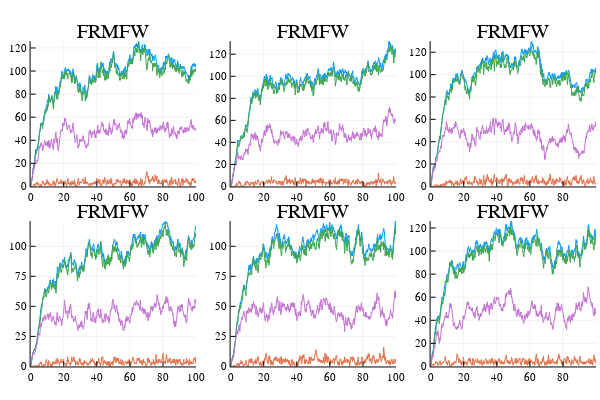

Notebook code for this chart:
### Markdown cell above
# Plot solutions by each method

### Code cell
methods = (Direct(),DirectFW(),FRM(),FRMFW(),SortingDirect(),NRM())
legs    = [typeof(method) for method in methods]
shortlabels = [string(leg)[12:end] for leg in legs]
jprob   = prob_jump_multistate
prob    = jprob.discrete_prob
tf      = jprob.tstop
rn      = jprob.network
varlegs = ["A_P", "A_bound_P", "A_unbound_P", "RLA_P"]
varsyms = [
    [:S7,:S8,:S9], 
    [:S9],
    [:S7,:S8],
    [:S7]
]
varidxs = []
for vars in varsyms
    push!(varidxs, [findfirst(rn.syms, sym) for sym in vars])
end
p = []
for (i,method) in enumerate(methods)
    jump_prob = JumpProblem(prob, method, rn, save_positions=(false,false))
    sol = solve(jump_prob, SSAStepper(), saveat=tf/1000.)
    solv = zeros(1001,4)
    for (i,varidx) in enumerate(varidxs)
        solv[:,i] = sum(sol[varidx,:],1)
    end
    if i < length(methods)
        push!(p, plot(sol.t,solv,title=shortlabels[i],legend=false))
    else
        push!(p, plot(sol.t,solv,title=shortlabels[i],legend=true,labels=varlegs))
    end
end
plot(p...,format=:svg)

### Figure 1 — Plotly figure (JSON) as saved in the notebook; plotly's stock layout.template omitted (floating-point values rounded to 4 significant figures; data arrays with more than 128 entries replaced by an {"elided": "..."} marker saying what was removed)
{"data": [{"colorbar": {"title": ""}, "line": {"color": "rgba(0, 154, 250, 1.000)", "dash": "solid", "shape": "linear", "width": 1}, "mode": "lines", "name": "y1", "showlegend": true, "type": "scatter", "x": {"elided": "1001 float values"}, "xaxis": "x1", "y": {"elided": "1001 int values"}, "yaxis": "y1"}, {"colorbar": {"title": ""}, "line": {"color": "rgba(227, 111, 71, 1.000)", "dash": "solid", "shape": "linear", "width": 1}, "mode": "lines", "name": "y2", "showlegend": true, "type": "scatter", "x": {"elided": "1001 float values"}, "xaxis": "x1", "y": {"elided": "1001 int values"}, "yaxis": "y1"}, {"colorbar": {"title": ""}, "line": {"color": "rgba(62, 164, 78, 1.000)", "dash": "solid", "shape": "linear", "width": 1}, "mode": "lines", "name": "y3", "showlegend": true, "type": "scatter", "x": {"elided": "1001 float values"}, "xaxis": "x1", "y": {"elided": "1001 int values"}, "yaxis": "y1"}, {"colorbar": {"title": ""}, "line": {"color": "rgba(195, 113, 210, 1.000)", "dash": "solid", "shape": "linear", "width": 1}, "mode": "lines", "name": "y4", "showlegend": true, "type": "scatter", "x": {"elided": "1001 float values"}, "xaxis": "x1", "y": {"elided": "1001 int values"}, "yaxis": "y1"}, {"colorbar": {"title": ""}, "line": {"color": "rgba(0, 154, 250, 1.000)", "dash": "solid", "shape": "linear", "width": 1}, "mode": "lines", "name": "y1", "showlegend": true, "type": "scatter", "x": {"elided": "1001 float values"}, "xaxis": "x2", "y": {"elided": "1001 int values"}, "yaxis": "y2"}, {"colorbar": {"title": ""}, "line": {"color": "rgba(227, 111, 71, 1.000)", "dash": "solid", "shape": "linear", "width": 1}, "mode": "lines", "name": "y2", "showlegend": true, "type": "scatter", "x": {"elided": "1001 float values"}, "xaxis": "x2", "y": {"elided": "1001 int values"}, "yaxis": "y2"}, {"colorbar": {"title": ""}, "line": {"color": "rgba(62, 164, 78, 1.000)", "dash": "solid", "shape": "linear", "width": 1}, "mode": "lines", "name": "y3", "showlegend": true, "type": "scatter", "x": {"elided": "1001 float values"}, "xaxis": "x2", "y": {"elided": "1001 int values"}, "yaxis": "y2"}, {"colorbar": {"title": ""}, "line": {"color": "rgba(195, 113, 210, 1.000)", "dash": "solid", "shape": "linear", "width": 1}, "mode": "lines", "name": "y4", "showlegend": true, "type": "scatter", "x": {"elided": "1001 float values"}, "xaxis": "x2", "y": {"elided": "1001 int values"}, "yaxis": "y2"}, {"colorbar": {"title": ""}, "line": {"color": "rgba(0, 154, 250, 1.000)", "dash": "solid", "shape": "linear", "width": 1}, "mode": "lines", "name": "y1", "showlegend": true, "type": "scatter", "x": {"elided": "1001 float values"}, "xaxis": "x3", "y": {"elided": "1001 int values"}, "yaxis": "y3"}, {"colorbar": {"title": ""}, "line": {"color": "rgba(227, 111, 71, 1.000)", "dash": "solid", "shape": "linear", "width": 1}, "mode": "lines", "name": "y2", "showlegend": true, "type": "scatter", "x": {"elided": "1001 float values"}, "xaxis": "x3", "y": {"elided": "1001 int values"}, "yaxis": "y3"}, {"colorbar": {"title": ""}, "line": {"color": "rgba(62, 164, 78, 1.000)", "dash": "solid", "shape": "linear", "width": 1}, "mode": "lines", "name": "y3", "showlegend": true, "type": "scatter", "x": {"elided": "1001 float values"}, "xaxis": "x3", "y": {"elided": "1001 int values"}, "yaxis": "y3"}, {"colorbar": {"title": ""}, "line": {"color": "rgba(195, 113, 210, 1.000)", "dash": "solid", "shape": "linear", "width": 1}, "mode": "lines", "name": "y4", "showlegend": true, "type": "scatter", "x": {"elided": "1001 float values"}, "xaxis": "x3", "y": {"elided": "1001 int values"}, "yaxis": "y3"}, {"colorbar": {"title": ""}, "line": {"color": "rgba(0, 154, 250, 1.000)", "dash": "solid", "shape": "linear", "width": 1}, "mode": "lines", "name": "y1", "showlegend": true, "type": "scatter", "x": {"elided": "1001 float values"}, "xaxis": "x4", "y": {"elided": "1001 int values"}, "yaxis": "y4"}, {"colorbar": {"title": ""}, "line": {"color": "rgba(227, 111, 71, 1.000)", "dash": "solid", "shape": "linear", "width": 1}, "mode": "lines", "name": "y2", "showlegend": true, "type": "scatter", "x": {"elided": "1001 float values"}, "xaxis": "x4", "y": {"elided": "1001 int values"}, "yaxis": "y4"}, {"colorbar": {"title": ""}, "line": {"color": "rgba(62, 164, 78, 1.000)", "dash": "solid", "shape": "linear", "width": 1}, "mode": "lines", "name": "y3", "showlegend": true, "type": "scatter", "x": {"elided": "1001 float values"}, "xaxis": "x4", "y": {"elided": "1001 int values"}, "yaxis": "y4"}, {"colorbar": {"title": ""}, "line": {"color": "rgba(195, 113, 210, 1.000)", "dash": "solid", "shape": "linear", "width": 1}, "mode": "lines", "name": "y4", "showlegend": true, "type": "scatter", "x": {"elided": "1001 float values"}, "xaxis": "x4", "y": {"elided": "1001 int values"}, "yaxis": "y4"}, {"colorbar": {"title": ""}, "line": {"color": "rgba(0, 154, 250, 1.000)", "dash": "solid", "shape": "linear", "width": 1}, "mode": "lines", "name": "y1", "showlegend": true, "type": "scatter", "x": {"elided": "1001 float values"}, "xaxis": "x5", "y": {"elided": "1001 int values"}, "yaxis": "y5"}, {"colorbar": {"title": ""}, "line": {"color": "rgba(227, 111, 71, 1.000)", "dash": "solid", "shape": "linear", "width": 1}, "mode": "lines", "name": "y2", "showlegend": true, "type": "scatter", "x": {"elided": "1001 float values"}, "xaxis": "x5", "y": {"elided": "1001 int values"}, "yaxis": "y5"}, {"colorbar": {"title": ""}, "line": {"color": "rgba(62, 164, 78, 1.000)", "dash": "solid", "shape": "linear", "width": 1}, "mode": "lines", "name": "y3", "showlegend": true, "type": "scatter", "x": {"elided": "1001 float values"}, "xaxis": "x5", "y": {"elided": "1001 int values"}, "yaxis": "y5"}, {"colorbar": {"title": ""}, "line": {"color": "rgba(195, 113, 210, 1.000)", "dash": "solid", "shape": "linear", "width": 1}, "mode": "lines", "name": "y4", "showlegend": true, "type": "scatter", "x": {"elided": "1001 float values"}, "xaxis": "x5", "y": {"elided": "1001 int values"}, "yaxis": "y5"}, {"colorbar": {"title": ""}, "line": {"color": "rgba(0, 154, 250, 1.000)", "dash": "solid", "shape": "linear", "width": 1}, "mode": "lines", "name": "y1", "showlegend": true, "type": "scatter", "x": {"elided": "1001 float values"}, "xaxis": "x6", "y": {"elided": "1001 int values"}, "yaxis": "y6"}, {"colorbar": {"title": ""}, "line": {"color": "rgba(227, 111, 71, 1.000)", "dash": "solid", "shape": "linear", "width": 1}, "mode": "lines", "name": "y2", "showlegend": true, "type": "scatter", "x": {"elided": "1001 float values"}, "xaxis": "x6", "y": {"elided": "1001 int values"}, "yaxis": "y6"}, {"colorbar": {"title": ""}, "line": {"color": "rgba(62, 164, 78, 1.000)", "dash": "solid", "shape": "linear", "width": 1}, "mode": "lines", "name": "y3", "showlegend": true, "type": "scatter", "x": {"elided": "1001 float values"}, "xaxis": "x6", "y": {"elided": "1001 int values"}, "yaxis": "y6"}, {"colorbar": {"title": ""}, "line": {"color": "rgba(195, 113, 210, 1.000)", "dash": "solid", "shape": "linear", "width": 1}, "mode": "lines", "name": "y4", "showlegend": true, "type": "scatter", "x": {"elided": "1001 float values"}, "xaxis": "x6", "y": {"elided": "1001 int values"}, "yaxis": "y6"}], "layout": {"annotations": [{"font": {"color": "rgba(0, 0, 0, 1.000)", "family": "sans-serif", "size": 20}, "rotation": 0, "showarrow": false, "text": "FRMFW", "x": 0.1889, "xanchor": "center", "xref": "paper", "y": 1, "yanchor": "top", "yref": "paper"}, {"font": {"color": "rgba(0, 0, 0, 1.000)", "family": "sans-serif", "size": 20}, "rotation": 0, "showarrow": false, "text": "FRMFW", "x": 0.5222, "xanchor": "center", "xref": "paper", "y": 1, "yanchor": "top", "yref": "paper"}, {"font": {"color": "rgba(0, 0, 0, 1.000)", "family": "sans-serif", "size": 20}, "rotation": 0, "showarrow": false, "text": "FRMFW", "x": 0.8556, "xanchor": "center", "xref": "paper", "y": 1, "yanchor": "top", "yref": "paper"}, {"font": {"color": "rgba(0, 0, 0, 1.000)", "family": "sans-serif", "size": 20}, "rotation": 0, "showarrow": false, "text": "FRMFW", "x": 0.1889, "xanchor": "center", "xref": "paper", "y": 0.5, "yanchor": "top", "yref": "paper"}, {"font": {"color": "rgba(0, 0, 0, 1.000)", "family": "sans-serif", "size": 20}, "rotation": 0, "showarrow": false, "text": "FRMFW", "x": 0.5222, "xanchor": "center", "xref": "paper", "y": 0.5, "yanchor": "top", "yref": "paper"}, {"font": {"color": "rgba(0, 0, 0, 1.000)", "family": "sans-serif", "size": 20}, "rotation": 0, "showarrow": false, "text": "FRMFW", "x": 0.8556, "xanchor": "center", "xref": "paper", "y": 0.5, "yanchor": "top", "yref": "paper"}], "height": 400, "margin": {"b": 20, "l": 0, "r": 0, "t": 20}, "paper_bgcolor": "rgba(255, 255, 255, 1.000)", "plot_bgcolor": "rgba(255, 255, 255, 1.000)", "showlegend": false, "width": 600, "xaxis1": {"anchor": "y1", "domain": [0.05101, 0.3268], "gridcolor": "rgba(0, 0, 0, 0.100)", "gridwidth": 0.5, "linecolor": "rgba(0, 0, 0, 1.000)", "mirror": false, "range": [0, 100], "showgrid": true, "showline": true, "showticklabels": true, "tickangle": 0, "tickcolor": "rgb(0, 0, 0)", "tickfont": {"color": "rgba(0, 0, 0, 1.000)", "family": "sans-serif", "size": 11}, "tickmode": "array", "ticks": "inside", "ticktext": ["0", "20", "40", "60", "80", "100"], "tickvals": [0, 20, 40, 60, 80, 100], "title": "", "titlefont": {"color": "rgba(0, 0, 0, 1.000)", "family": "sans-serif", "size": 15}, "type": "-", "visible": true, "zeroline": false, "zerolinecolor": "rgba(0, 0, 0, 1.000)"}, "xaxis2": {"anchor": "y2", "domain": [0.3843, 0.6601], "gridcolor": "rgba(0, 0, 0, 0.100)", "gridwidth": 0.5, "linecolor": "rgba(0, 0, 0, 1.000)", "mirror": false, "range": [0, 100], "showgrid": true, "showline": true, "showticklabels": true, "tickangle": 0, "tickcolor": "rgb(0, 0, 0)", "tickfont": {"color": "rgba(0, 0, 0, 1.000)", "family": "sans-serif", "size": 11}, "tickmode": "array", "ticks": "inside", "ticktext": ["0", "20", "40", "60", "80", "100"], "tickvals": [0, 20, 40, 60, 80, 100], "title": "", "titlefont": {"color": "rgba(0, 0, 0, 1.000)", "family": "sans-serif", "size": 15}, "type": "-", "visible": true, "zeroline": false, "zerolinecolor": "rgba(0, 0, 0, 1.000)"}, "xaxis3": {"anchor": "y3", "domain": [0.7177, 0.9934], "gridcolor": "rgba(0, 0, 0, 0.100)", "gridwidth": 0.5, "linecolor": "rgba(0, 0, 0, 1.000)", "mirror": false, "range": [0, 100], "showgrid": true, "showline": true, "showticklabels": true, "tickangle": 0, "tickcolor": "rgb(0, 0, 0)", "tickfont": {"color": "rgba(0, 0, 0, 1.000)", "family": "sans-serif", "size": 11}, "tickmode": "array", "ticks": "inside", "ticktext": ["0", "20", "40", "60", "80", "100"], "tickvals": [0, 20, 40, 60, 80, 100], "title": "", "titlefont": {"color": "rgba(0, 0, 0, 1.000)", "family": "sans-serif", "size": 15}, "type": "-", "visible": true, "zeroline": false, "zerolinecolor": "rgba(0, 0, 0, 1.000)"}, "xaxis4": {"anchor": "y4", "domain": [0.05101, 0.3268], "gridcolor": "rgba(0, 0, 0, 0.100)", "gridwidth": 0.5, "linecolor": "rgba(0, 0, 0, 1.000)", "mirror": false, "range": [0, 100], "showgrid": true, "showline": true, "showticklabels": true, "tickangle": 0, "tickcolor": "rgb(0, 0, 0)", "tickfont": {"color": "rgba(0, 0, 0, 1.000)", "family": "sans-serif", "size": 11}, "tickmode": "array", "ticks": "inside", "ticktext": ["0", "20", "40", "60", "80", "100"], "tickvals": [0, 20, 40, 60, 80, 100], "title": "", "titlefont": {"color": "rgba(0, 0, 0, 1.000)", "family": "sans-serif", "size": 15}, "type": "-", "visible": true, "zeroline": false, "zerolinecolor": "rgba(0, 0, 0, 1.000)"}, "xaxis5": {"anchor": "y5", "domain": [0.3843, 0.6601], "gridcolor": "rgba(0, 0, 0, 0.100)", "gridwidth": 0.5, "linecolor": "rgba(0, 0, 0, 1.000)", "mirror": false, "range": [0, 100], "showgrid": true, "showline": true, "showticklabels": true, "tickangle": 0, "tickcolor": "rgb(0, 0, 0)", "tickfont": {"color": "rgba(0, 0, 0, 1.000)", "family": "sans-serif", "size": 11}, "tickmode": "array", "ticks": "inside", "ticktext": ["0", "20", "40", "60", "80", "100"], "tickvals": [0, 20, 40, 60, 80, 100], "title": "", "titlefont": {"color": "rgba(0, 0, 0, 1.000)", "family": "sans-serif", "size": 15}, "type": "-", "visible": true, "zeroline": false, "zerolinecolor": "rgba(0, 0, 0, 1.000)"}, "xaxis6": {"anchor": "y6", "domain": [0.7177, 0.9934], "gridcolor": "rgba(0, 0, 0, 0.100)", "gridwidth": 0.5, "linecolor": "rgba(0, 0, 0, 1.000)", "mirror": false, "range": [0, 100], "showgrid": true, "showline": true, "showticklabels": true, "tickangle": 0, "tickcolor": "rgb(0, 0, 0)", "tickfont": {"color": "rgba(0, 0, 0, 1.000)", "family": "sans-serif", "size": 11}, "tickmode": "array", "ticks": "inside", "ticktext": ["0", "20", "40", "60", "80", "100"], "tickvals": [0, 20, 40, 60, 80, 100], "title": "", "titlefont": {"color": "rgba(0, 0, 0, 1.000)", "family": "sans-serif", "size": 15}, "type": "-", "visible": true, "zeroline": false, "zerolinecolor": "rgba(0, 0, 0, 1.000)"}, "yaxis1": {"anchor": "x1", "domain": [0.5376, 0.9415], "gridcolor": "rgba(0, 0, 0, 0.100)", "gridwidth": 0.5, "linecolor": "rgba(0, 0, 0, 1.000)", "mirror": false, "range": [0, 126], "showgrid": true, "showline": true, "showticklabels": true, "tickangle": 0, "tickcolor": "rgb(0, 0, 0)", "tickfont": {"color": "rgba(0, 0, 0, 1.000)", "family": "sans-serif", "size": 11}, "tickmode": "array", "ticks": "inside", "ticktext": ["0", "20", "40", "60", "80", "100", "120"], "tickvals": [0, 20, 40, 60, 80, 100, 120], "title": "", "titlefont": {"color": "rgba(0, 0, 0, 1.000)", "family": "sans-serif", "size": 15}, "type": "-", "visible": true, "zeroline": false, "zerolinecolor": "rgba(0, 0, 0, 1.000)"}, "yaxis2": {"anchor": "x2", "domain": [0.5376, 0.9415], "gridcolor": "rgba(0, 0, 0, 0.100)", "gridwidth": 0.5, "linecolor": "rgba(0, 0, 0, 1.000)", "mirror": false, "range": [0, 132], "showgrid": true, "showline": true, "showticklabels": true, "tickangle": 0, "tickcolor": "rgb(0, 0, 0)", "tickfont": {"color": "rgba(0, 0, 0, 1.000)", "family": "sans-serif", "size": 11}, "tickmode": "array", "ticks": "inside", "ticktext": ["0", "20", "40", "60", "80", "100", "120"], "tickvals": [0, 20, 40, 60, 80, 100, 120], "title": "", "titlefont": {"color": "rgba(0, 0, 0, 1.000)", "family": "sans-serif", "size": 15}, "type": "-", "visible": true, "zeroline": false, "zerolinecolor": "rgba(0, 0, 0, 1.000)"}, "yaxis3": {"anchor": "x3", "domain": [0.5376, 0.9415], "gridcolor": "rgba(0, 0, 0, 0.100)", "gridwidth": 0.5, "linecolor": "rgba(0, 0, 0, 1.000)", "mirror": false, "range": [0, 130], "showgrid": true, "showline": true, "showticklabels": true, "tickangle": 0, "tickcolor": "rgb(0, 0, 0)", "tickfont": {"color": "rgba(0, 0, 0, 1.000)", "family": "sans-serif", "size": 11}, "tickmode": "array", "ticks": "inside", "ticktext": ["0", "20", "40", "60", "80", "100", "120"], "tickvals": [0, 20, 40, 60, 80, 100, 120], "title": "", "titlefont": {"color": "rgba(0, 0, 0, 1.000)", "family": "sans-serif", "size": 15}, "type": "-", "visible": true, "zeroline": false, "zerolinecolor": "rgba(0, 0, 0, 1.000)"}, "yaxis4": {"anchor": "x4", "domain": [0.03762, 0.4415], "gridcolor": "rgba(0, 0, 0, 0.100)", "gridwidth": 0.5, "linecolor": "rgba(0, 0, 0, 1.000)", "mirror": false, "range": [0, 121], "showgrid": true, "showline": true, "showticklabels": true, "tickangle": 0, "tickcolor": "rgb(0, 0, 0)", "tickfont": {"color": "rgba(0, 0, 0, 1.000)", "family": "sans-serif", "size": 11}, "tickmode": "array", "ticks": "inside", "ticktext": ["0", "25", "50", "75", "100"], "tickvals": [0, 25, 50, 75, 100], "title": "", "titlefont": {"color": "rgba(0, 0, 0, 1.000)", "family": "sans-serif", "size": 15}, "type": "-", "visible": true, "zeroline": false, "zerolinecolor": "rgba(0, 0, 0, 1.000)"}, "yaxis5": {"anchor": "x5", "domain": [0.03762, 0.4415], "gridcolor": "rgba(0, 0, 0, 0.100)", "gridwidth": 0.5, "linecolor": "rgba(0, 0, 0, 1.000)", "mirror": false, "range": [0, 121], "showgrid": true, "showline": true, "showticklabels": true, "tickangle": 0, "tickcolor": "rgb(0, 0, 0)", "tickfont": {"color": "rgba(0, 0, 0, 1.000)", "family": "sans-serif", "size": 11}, "tickmode": "array", "ticks": "inside", "ticktext": ["0", "25", "50", "75", "100"], "tickvals": [0, 25, 50, 75, 100], "title": "", "titlefont": {"color": "rgba(0, 0, 0, 1.000)", "family": "sans-serif", "size": 15}, "type": "-", "visible": true, "zeroline": false, "zerolinecolor": "rgba(0, 0, 0, 1.000)"}, "yaxis6": {"anchor": "x6", "domain": [0.03762, 0.4415], "gridcolor": "rgba(0, 0, 0, 0.100)", "gridwidth": 0.5, "linecolor": "rgba(0, 0, 0, 1.000)", "mirror": false, "range": [0, 126], "showgrid": true, "showline": true, "showticklabels": true, "tickangle": 0, "tickcolor": "rgb(0, 0, 0)", "tickfont": {"color": "rgba(0, 0, 0, 1.000)", "family": "sans-serif", "size": 11}, "tickmode": "array", "ticks": "inside", "ticktext": ["0", "20", "40", "60", "80", "100", "120"], "tickvals": [0, 20, 40, 60, 80, 100, 120], "title": "", "titlefont": {"color": "rgba(0, 0, 0, 1.000)", "family": "sans-serif", "size": 15}, "type": "-", "visible": true, "zeroline": false, "zerolinecolor": "rgba(0, 0, 0, 1.000)"}}}
